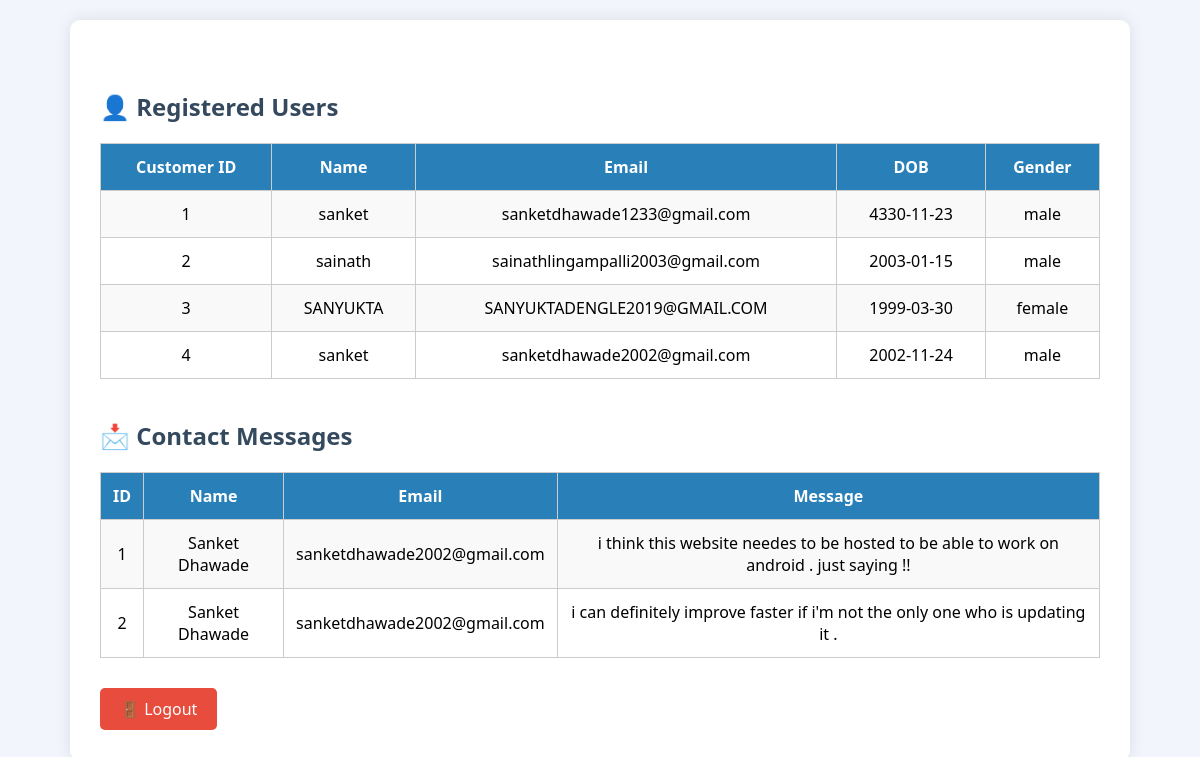
/admin_dashboard (signed in), run on an earlier commit of the app's database.
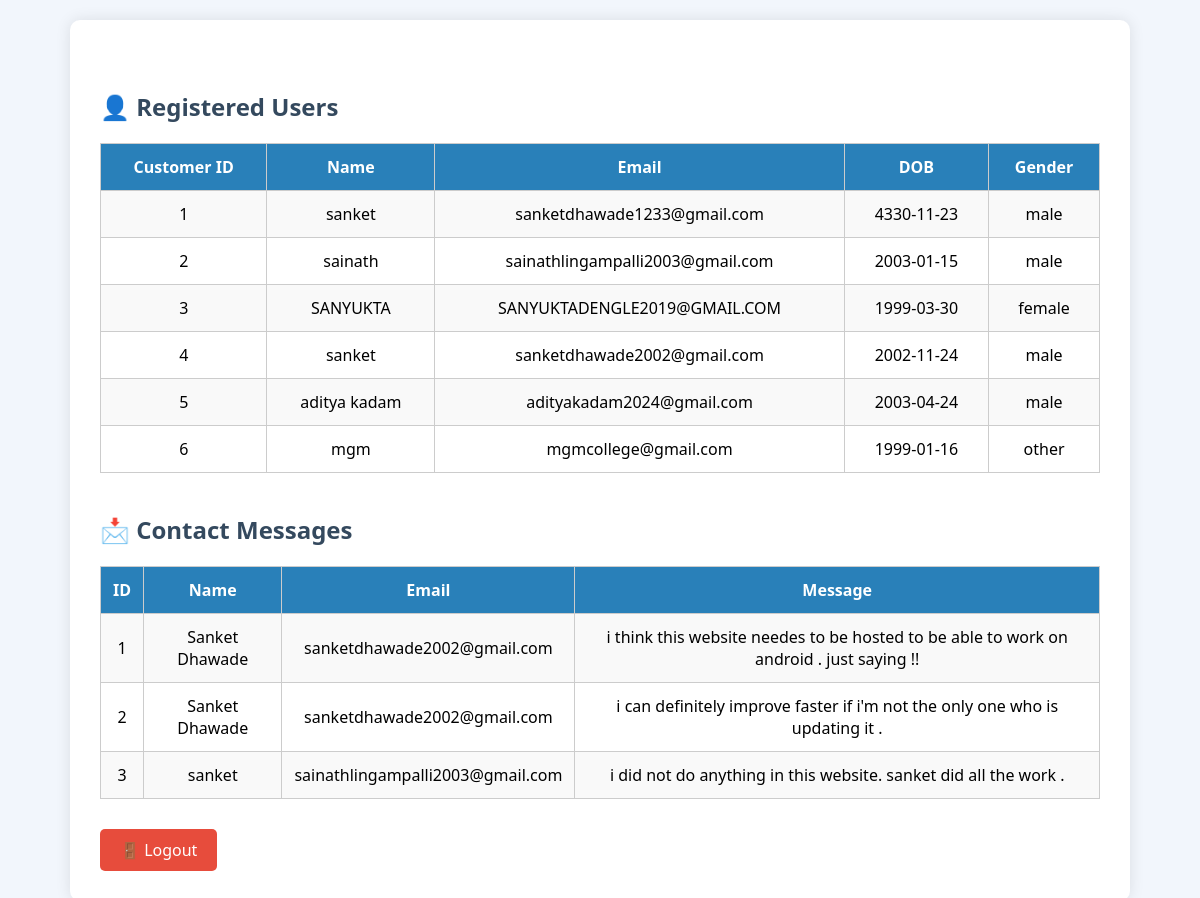
And on a later commit of the database.
### tables this page shows
CREATE TABLE users (
        id INTEGER PRIMARY KEY AUTOINCREMENT,
        name TEXT NOT NULL,
        email TEXT UNIQUE NOT NULL,
        dob TEXT NOT NULL,
        gender TEXT NOT NULL,
        password TEXT NOT NULL
    );

CREATE TABLE contacts (
            id INTEGER PRIMARY KEY AUTOINCREMENT,
            name TEXT NOT NULL,
            email TEXT NOT NULL,
            message TEXT NOT NULL
        );

### app.py (the view)
@app.route('/admin_dashboard')
def admin_dashboard():
    if 'admin' not in session:
        return redirect(url_for('admin_login'))
    conn = get_db_connection()
    users = conn.execute("SELECT * FROM users").fetchall()
    contacts = conn.execute("SELECT * FROM contacts").fetchall()
    conn.close()
    return render_template('admin_dashboard.html', users=users, contacts=contacts)

### app.py (called while the page is built)
def get_db_connection():
    conn = sqlite3.connect('farmhub.db')
    conn.row_factory = sqlite3.Row
    return conn

### templates/admin_dashboard.html (shortened to what this page needs)
<!DOCTYPE html>
<html lang="en">
<head>
</head>
<body>
  <div class="dashboard">
   <h2>👤 Registered Users</h2>
<table>
  <tr><th>Customer ID</th><th>Name</th><th>Email</th><th>DOB</th><th>Gender</th></tr>
  {% for user in users %}
    <tr>
      <td>{{ user.id }}</td>
      <td>{{ user.name }}</td>
      <td>{{ user.email }}</td>
      <td>{{ user.dob }}</td>
      <td>{{ user.gender }}</td>
    </tr>
  {% endfor %}
</table>
    <h2>📩 Contact Messages</h2>
    <table>
      <tr><th>ID</th><th>Name</th><th>Email</th><th>Message</th></tr>
      {% for contact in contacts %}
        <tr>
          <td>{{ contact.id }}</td>
          <td>{{ contact.name }}</td>
          <td>{{ contact.email }}</td>
          <td>{{ contact.message }}</td>
        </tr>
      {% endfor %}
    </table>
    <a href="{{ url_for('logout') }}">🚪 Logout</a>
  </div>
</body>
</html>

What changed in the data, as far as the page shows it:
added users: id "5", name "aditya kadam", email "adityakadam2024@gmail.com", dob "2003-04-24", gender "male"
added users: id "6", name "mgm", email "mgmcollege@gmail.com", dob "1999-01-16", gender "other"
added contacts: id "3", name "sanket", email "sainathlingampalli2003@gmail.com", message "i did not do anything in this website. sanket did all the work ."
